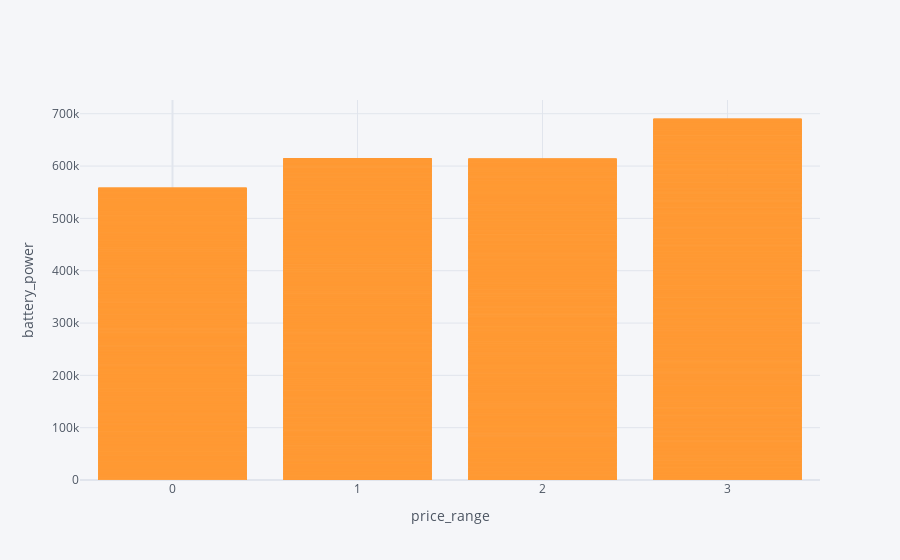

Notebook code cell kept with this figure:
### Code cell
trf.iplot(x = 'price_range' , y='battery_power' , kind='bar' , mode='markers' , 
          xTitle='price_range',yTitle='battery_power' )

### Figure 1 — Plotly figure (JSON) as saved in the notebook; plotly's stock layout.template omitted (floating-point values rounded to 4 significant figures; data arrays with more than 128 entries replaced by an {"elided": "..."} marker saying what was removed)
{"data": [{"marker": {"color": "rgba(255, 153, 51, 0.6)", "line": {"color": "rgba(255, 153, 51, 1.0)", "width": 1}}, "name": "battery_power", "orientation": "v", "text": "", "type": "bar", "x": {"elided": "2000 int values"}, "y": {"elided": "2000 int values"}}], "layout": {"legend": {"bgcolor": "#F5F6F9", "font": {"color": "#4D5663"}}, "paper_bgcolor": "#F5F6F9", "plot_bgcolor": "#F5F6F9", "title": {"font": {"color": "#4D5663"}}, "xaxis": {"gridcolor": "#E1E5ED", "showgrid": true, "tickfont": {"color": "#4D5663"}, "title": {"font": {"color": "#4D5663"}, "text": "price_range"}, "zerolinecolor": "#E1E5ED"}, "yaxis": {"gridcolor": "#E1E5ED", "showgrid": true, "tickfont": {"color": "#4D5663"}, "title": {"font": {"color": "#4D5663"}, "text": "battery_power"}, "zerolinecolor": "#E1E5ED"}}}
